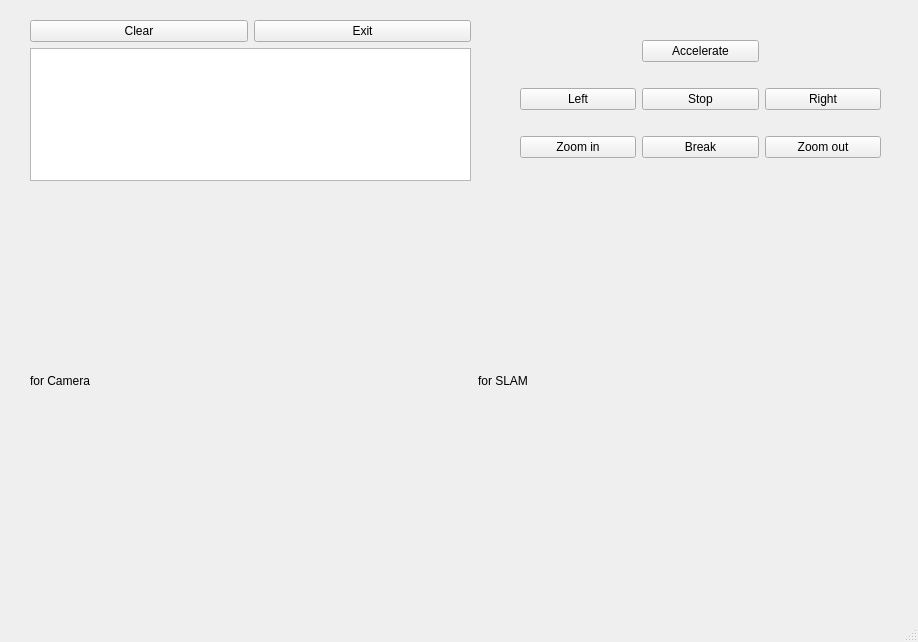
<?xml version="1.0" encoding="UTF-8"?>
<ui version="4.0">
 <class>MainWindow</class>
 <widget class="QMainWindow" name="MainWindow">
  <property name="geometry">
   <rect>
    <x>0</x>
    <y>0</y>
    <width>918</width>
    <height>642</height>
   </rect>
  </property>
  <property name="windowTitle">
   <string>MainWindow</string>
  </property>
  <widget class="QWidget" name="centralwidget">
   <widget class="QWidget" name="gridLayoutWidget">
    <property name="geometry">
     <rect>
      <x>30</x>
      <y>20</y>
      <width>441</width>
      <height>161</height>
     </rect>
    </property>
    <layout class="QGridLayout" name="gridLayout_2">
     <item row="1" column="0" colspan="2">
      <widget class="QTextBrowser" name="console"/>
     </item>
     <item row="0" column="1">
      <widget class="QPushButton" name="exit_but">
       <property name="text">
        <string>Exit</string>
       </property>
      </widget>
     </item>
     <item row="0" column="0">
      <widget class="QPushButton" name="clr_but">
       <property name="text">
        <string>Clear</string>
       </property>
      </widget>
     </item>
    </layout>
   </widget>
   <widget class="QWidget" name="layoutWidget">
    <property name="geometry">
     <rect>
      <x>30</x>
      <y>190</y>
      <width>851</width>
      <height>381</height>
     </rect>
    </property>
    <layout class="QHBoxLayout" name="image_layout">
     <property name="spacing">
      <number>4</number>
     </property>
     <item>
      <widget class="QLabel" name="cam_label">
       <property name="text">
        <string>for Camera</string>
       </property>
      </widget>
     </item>
     <item>
      <spacer name="horizontalSpacer">
       <property name="orientation">
        <enum>Qt::Horizontal</enum>
       </property>
       <property name="sizeType">
        <enum>QSizePolicy::Fixed</enum>
       </property>
       <property name="sizeHint" stdset="0">
        <size>
         <width>40</width>
         <height>20</height>
        </size>
       </property>
      </spacer>
     </item>
     <item>
      <widget class="QLabel" name="slam_label">
       <property name="text">
        <string>for SLAM</string>
       </property>
      </widget>
     </item>
    </layout>
   </widget>
   <widget class="QWidget" name="layoutWidget">
    <property name="geometry">
     <rect>
      <x>520</x>
      <y>20</y>
      <width>361</width>
      <height>161</height>
     </rect>
    </property>
    <layout class="QGridLayout" name="control_layout">
     <item row="1" column="1">
      <widget class="QPushButton" name="left_but">
       <property name="text">
        <string>Left</string>
       </property>
      </widget>
     </item>
     <item row="1" column="2">
      <widget class="QPushButton" name="stop_but">
       <property name="text">
        <string>Stop</string>
       </property>
      </widget>
     </item>
     <item row="1" column="5">
      <widget class="QPushButton" name="right_but">
       <property name="text">
        <string>Right</string>
       </property>
      </widget>
     </item>
     <item row="2" column="2">
      <widget class="QPushButton" name="break_but">
       <property name="text">
        <string>Break</string>
       </property>
      </widget>
     </item>
     <item row="0" column="2">
      <widget class="QPushButton" name="accel_but">
       <property name="text">
        <string>Accelerate</string>
       </property>
      </widget>
     </item>
     <item row="2" column="1">
      <widget class="QPushButton" name="zoom_in">
       <property name="text">
        <string>Zoom in</string>
       </property>
      </widget>
     </item>
     <item row="2" column="5">
      <widget class="QPushButton" name="zoom_out">
       <property name="text">
        <string>Zoom out</string>
       </property>
      </widget>
     </item>
    </layout>
   </widget>
  </widget>
  <widget class="QMenuBar" name="menubar">
   <property name="geometry">
    <rect>
     <x>0</x>
     <y>0</y>
     <width>918</width>
     <height>28</height>
    </rect>
   </property>
  </widget>
  <widget class="QStatusBar" name="statusbar"/>
 </widget>
 <resources/>
 <connections/>
</ui>
